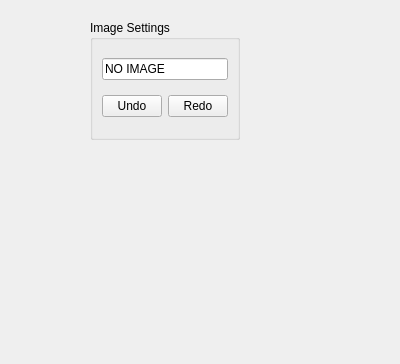
<?xml version="1.0" encoding="UTF-8"?>
<ui version="4.0">
 <class>Form</class>
 <widget class="QWidget" name="Form">
  <property name="geometry">
   <rect>
    <x>0</x>
    <y>0</y>
    <width>400</width>
    <height>364</height>
   </rect>
  </property>
  <property name="windowTitle">
   <string>Form</string>
  </property>
  <widget class="QGroupBox" name="groupBox">
   <property name="geometry">
    <rect>
     <x>90</x>
     <y>20</y>
     <width>150</width>
     <height>120</height>
    </rect>
   </property>
   <property name="minimumSize">
    <size>
     <width>150</width>
     <height>120</height>
    </size>
   </property>
   <property name="title">
    <string>Image Settings</string>
   </property>
   <layout class="QHBoxLayout" name="horizontalLayout_2">
    <item>
     <spacer name="horizontalSpacer">
      <property name="orientation">
       <enum>Qt::Horizontal</enum>
      </property>
      <property name="sizeHint" stdset="0">
       <size>
        <width>40</width>
        <height>20</height>
       </size>
      </property>
     </spacer>
    </item>
    <item>
     <layout class="QVBoxLayout" name="verticalLayout_2">
      <item>
       <widget class="QLineEdit" name="lineEdit">
        <property name="text">
         <string>NO IMAGE</string>
        </property>
       </widget>
      </item>
      <item>
       <layout class="QHBoxLayout" name="horizontalLayout">
        <item>
         <widget class="QPushButton" name="undoBtn">
          <property name="text">
           <string>Undo</string>
          </property>
         </widget>
        </item>
        <item>
         <widget class="QPushButton" name="redoBtn">
          <property name="text">
           <string>Redo</string>
          </property>
         </widget>
        </item>
       </layout>
      </item>
     </layout>
    </item>
    <item>
     <spacer name="horizontalSpacer_2">
      <property name="orientation">
       <enum>Qt::Horizontal</enum>
      </property>
      <property name="sizeHint" stdset="0">
       <size>
        <width>40</width>
        <height>20</height>
       </size>
      </property>
     </spacer>
    </item>
   </layout>
  </widget>
 </widget>
 <resources/>
 <connections/>
</ui>
